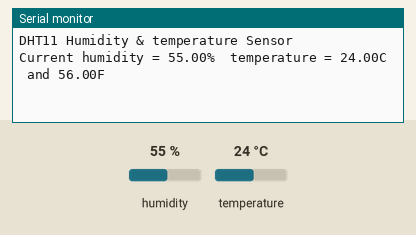
A sketch run on a simulated Arduino Uno, built with avr-gcc and run on an emulated ATmega328P. On the bench: the last lines printed to the serial monitor. Inputs (shaded band) come from the test bench; at power-on: humidity 55 %, temperature 24 °C.

Above: at 2.7 s.
2.8 s: humidity set to 22 %
At 7.8 s:
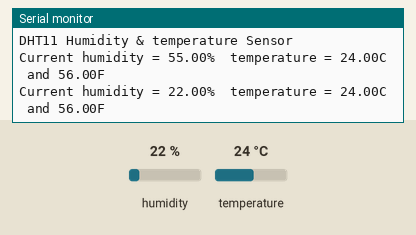
8.8 s: temperature set to 12 °C
At 12.6 s:
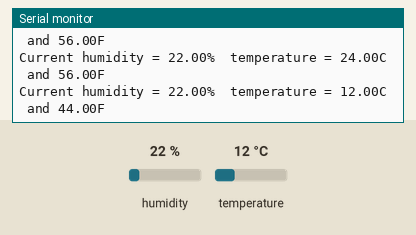
14.8 s: humidity set to 40 %
At 17.3 s:
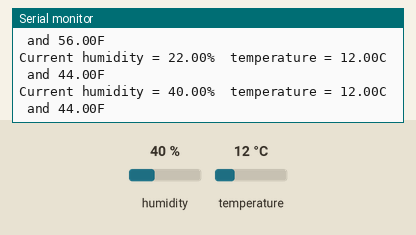
Timing chart, 0 to 18.8 s (numbered marks = the images above; inputs shaded):
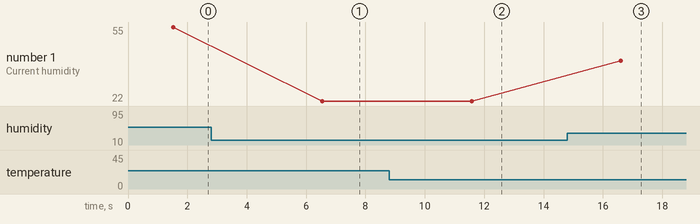

Measured:
- after the input at 2.8 s, the serial monitor: prints a new line after 3.7 s (image 1)
- after the input at 8.8 s, the serial monitor: prints a new line after 2.8 s (image 2)
- after the input at 14.8 s, the serial monitor: prints a new line after 1.8 s (image 3)
- plotted number 1: 55 → 22 after the input at 2.8 s, 22 → 40 after the input at 14.8 s

The sketch:

temp.ino
```cpp
#include <dht.h>

#define dht_apin A0

dht DHT;

void setup(){
  Serial.begin(9600);
  delay(500);
  Serial.println("DHT11 Humidity & temperature Sensor\n\n");
  delay(1000);
}

void loop(){
    DHT.read11(dht_apin);

    Serial.print("Current humidity = ");
    Serial.print(DHT.humidity);
    Serial.print("%  ");
    Serial.print("temperature = ");
    Serial.print(DHT.temperature);
    Serial.println("C  ");
    Serial.print(" and ");
    Serial.print(DHT.temperature * (9/5) + 32);
    Serial.println("F ");
    delay(5000);
}
```
